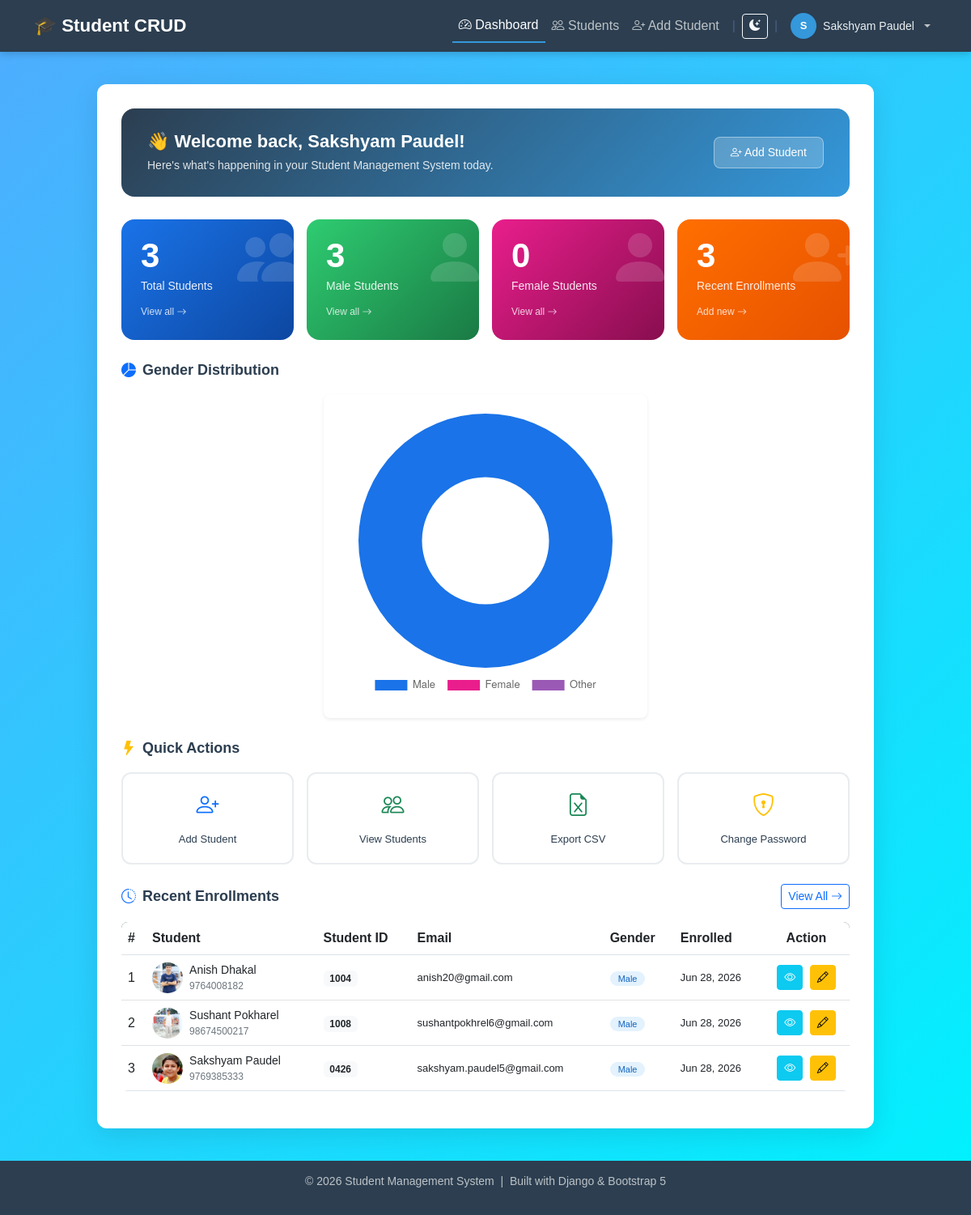
The page / (signed in) on the database its author committed.
### firstapp/models.py (models this page shows, shortened)
class Student(models.Model):
    name = models.CharField(max_length=100)
    student_id = models.CharField(max_length=20, unique=True)
    email = models.EmailField()
    phone = models.CharField(max_length=15, blank=True)
    address = models.TextField(blank=True)
    date_of_birth = models.DateField(null=True, blank=True)
    gender_choices = [
        ('M', 'Male'),
        ('F', 'Female'),
        ('O', 'Other'),
    ]
    gender = models.CharField(max_length=1, choices=gender_choices, blank=True)
    photo = models.ImageField(upload_to='student_photos/', blank=True, null=True)  # ← added
    enrolled_data = models.DateTimeField(auto_now_add=True)

### firstapp/views.py (the view)
# urls.py: path('', views.dashboard, name='dashboard'),
@login_required(login_url='login')
def dashboard(request):
    total_students = Student.objects.count()
    recent_students = Student.objects.order_by('-enrolled_data')[:5]
    male_count = Student.objects.filter(gender='M').count()
    female_count = Student.objects.filter(gender='F').count()
    other_count = Student.objects.filter(gender='O').count()
    context = {
        'total_students': total_students,
        'recent_students': recent_students,
        'male_count': male_count,
        'female_count': female_count,
        'other_count': other_count,
    }
    return render(request, 'firstapp/dashboard.html', context)

### templates/firstapp/dashboard.html (shortened to what this page needs)
{% extends 'firstapp/Base.html' %}
{% block content %}
<div class="welcome-banner">
    <div>
        <h3>👋 Welcome back, {{ request.user.username|title }}!</h3>
        <p>Here's what's happening in your Student Management System today.</p>
    </div>
    <a href="{% url 'student_add' %}" class="btn-light">
        <i class="bi bi-person-plus"></i> Add Student
    </a>
</div>
<div class="row g-3 mb-4">
    <div class="col-md-3 col-sm-6">
        <div class="stat-card card-blue">
            <i class="bi bi-people-fill icon-bg"></i>
            <div class="stat-number">{{ total_students }}</div>
            <div class="stat-label">Total Students</div>
            <a href="{% url 'student_list' %}" class="stat-link">
                View all <i class="bi bi-arrow-right"></i>
            </a>
        </div>
    </div>
    <div class="col-md-3 col-sm-6">
        <div class="stat-card card-green">
            <i class="bi bi-person-fill icon-bg"></i>
            <div class="stat-number">{{ male_count }}</div>
            <div class="stat-label">Male Students</div>
            <a href="{% url 'student_list' %}" class="stat-link">
                View all <i class="bi bi-arrow-right"></i>
            </a>
        </div>
    </div>
    <div class="col-md-3 col-sm-6">
        <div class="stat-card card-pink">
            <i class="bi bi-person-fill icon-bg"></i>
            <div class="stat-number">{{ female_count }}</div>
            <div class="stat-label">Female Students</div>
            <a href="{% url 'student_list' %}" class="stat-link">
                View all <i class="bi bi-arrow-right"></i>
            </a>
        </div>
    </div>
    <div class="col-md-3 col-sm-6">
        <div class="stat-card card-orange">
            <i class="bi bi-person-plus-fill icon-bg"></i>
            <div class="stat-number">{{ recent_students|length }}</div>
            <div class="stat-label">Recent Enrollments</div>
            <a href="{% url 'student_add' %}" class="stat-link">
                Add new <i class="bi bi-arrow-right"></i>
            </a>
        </div>
    </div>
</div>
<div class="section-title">
    <i class="bi bi-pie-chart-fill text-primary"></i> Gender Distribution
</div>
<div class="row g-3 mb-4 justify-content-center">
    <div class="col-md-6">
        <div class="p-4 bg-white rounded-3 shadow-sm" style="max-width: 400px; margin: 0 auto;">
            <canvas id="genderChart"></canvas>
        </div>
    </div>
</div>
<div class="section-title">
    <i class="bi bi-lightning-fill text-warning"></i> Quick Actions
</div>
<div class="row g-3 mb-4">
    <div class="col-md-3 col-6">
        <a href="{% url 'student_add' %}" class="quick-action">
            <i class="bi bi-person-plus text-primary"></i>
            <span>Add Student</span>
        </a>
    </div>
    <div class="col-md-3 col-6">
        <a href="{% url 'student_list' %}" class="quick-action">
            <i class="bi bi-people text-success"></i>
            <span>View Students</span>
        </a>
    </div>
    <div class="col-md-3 col-6">
        <a href="{% url 'export_csv' %}" class="quick-action">
            <i class="bi bi-file-earmark-excel text-success"></i>
            <span>Export CSV</span>
        </a>
    </div>
    <div class="col-md-3 col-6">
        <a href="{% url 'change_password' %}" class="quick-action">
            <i class="bi bi-shield-lock text-warning"></i>
            <span>Change Password</span>
        </a>
    </div>
</div>
<div class="d-flex justify-content-between align-items-center mb-3">
    <div class="section-title mb-0">
        <i class="bi bi-clock-history text-primary"></i> Recent Enrollments
    </div>
    <a href="{% url 'student_list' %}" class="btn btn-sm btn-outline-primary">
        View All <i class="bi bi-arrow-right"></i>
    </a>
</div>
{% if recent_students %}
<div class="table-responsive">
    <table class="table recent-table align-middle rounded-3 overflow-hidden">
        <thead>
            <tr>
                <th>#</th>
                <th>Student</th>
                <th>Student ID</th>
                <th>Email</th>
                <th>Gender</th>
                <th>Enrolled</th>
                <th class="text-center">Action</th>
            </tr>
        </thead>
        <tbody>
            {% for student in recent_students %}
            <tr>
                <td>{{ forloop.counter }}</td>
                <td>
                    <div class="d-flex align-items-center gap-2">
                        {% if student.photo %}
                            <img src="{{ student.photo.url }}"
                                 style="width:38px; height:38px; border-radius:50%; object-fit:cover;">
                        {% endif %}
                        <div>
                            <div style="font-weight:500; font-size:14px;">{{ student.name }}</div>
                            <div style="font-size:12px; color:#6c757d;">{{ student.phone|default:"No phone" }}</div>
                        </div>
                    </div>
                </td>
                <td><span class="badge bg-light text-dark">{{ student.student_id }}</span></td>
                <td style="font-size:13px;">{{ student.email }}</td>
                <td>
                    {% if student.gender == 'M' %}
                        <span class="gender-badge" style="background:#e3f2fd; color:#1565c0;">Male</span>
                    {% elif student.gender == 'F' %}
                        <span class="gender-badge" style="background:#fce4ec; color:#880e4f;">Female</span>
                    {% else %}
                        <span class="gender-badge" style="background:#f3e5f5; color:#4a148c;">Other</span>
                    {% endif %}
                </td>
                <td style="font-size:13px;">{{ student.enrolled_data|date:"M d, Y" }}</td>
                <td class="text-center">
                    <a href="{% url 'student_detail' student.id %}" class="btn btn-sm btn-info text-white me-1">
                        <i class="bi bi-eye"></i>
                    </a>
                    {% if request.user.is_staff %}
                    <a href="{% url 'student_edit' student.id %}" class="btn btn-sm btn-warning">
                        <i class="bi bi-pencil"></i>
                    </a>
                    {% endif %}
                </td>
            </tr>
            {% endfor %}
        </tbody>
    </table>
</div>
{% endif %}
{% endblock %}
{% block extra_js %}
<script>
    const ctx = document.getElementById('genderChart').getContext('2d');
    new Chart(ctx, {
        type: 'doughnut',
        data: {
            labels: ['Male', 'Female', 'Other'],
            datasets: [{
                data: [{{ male_count }}, {{ female_count }}, {{ other_count }}],
                backgroundColor: ['#1a73e8', '#e91e8c', '#9b59b6'],
                borderWidth: 0
            }]
        },
        options: {
            responsive: true,
            plugins: {
                legend: {
                    position: 'bottom',
                    labels: { padding: 15, font: { size: 13 } }
                }
            }
        }
    });
</script>
{% endblock %}

### templates/firstapp/Base.html (shortened to what this page needs)
<!DOCTYPE html>
<html lang="en" data-bs-theme="light">
<head>
    <link href="https://cdn.jsdelivr.net/npm/bootstrap@5.3.0/dist/css/bootstrap.min.css" rel="stylesheet">
    <link href="https://cdn.jsdelivr.net/npm/bootstrap-icons@1.10.5/font/bootstrap-icons.css" rel="stylesheet">
</head>
<body>
    <nav class="navbar navbar-expand-lg">
        <div class="container">
            <a class="navbar-brand" href="{% url 'dashboard' %}">
                🎓 Student CRUD
            </a>
            <div class="collapse navbar-collapse" id="navbarNav">
                <ul class="navbar-nav ms-auto align-items-center">
                    <li class="nav-item">
                        <a class="nav-link {% if request.resolver_match.url_name == 'dashboard' %}active{% endif %}"
                           href="{% url 'dashboard' %}">
                            <i class="bi bi-speedometer2"></i> Dashboard
                        </a>
                    </li>
                    <li class="nav-item">
                        <a class="nav-link {% if request.resolver_match.url_name == 'student_list' %}active{% endif %}"
                           href="{% url 'student_list' %}">
                            <i class="bi bi-people"></i> Students
                        </a>
                    </li>
                    {% if request.user.is_staff %}
                    <li class="nav-item">
                        <a class="nav-link {% if request.resolver_match.url_name == 'student_add' %}active{% endif %}"
                           href="{% url 'student_add' %}">
                            <i class="bi bi-person-plus"></i> Add Student
                        </a>
                    </li>
                    {% endif %}
                    <li class="nav-item">
                        <span style="color:#4a6080; margin: 0 8px;">|</span>
                    </li>
                    <li class="nav-item">
                        <button id="themeToggle" class="btn btn-sm btn-outline-light" type="button" title="Toggle dark mode">
                            <i class="bi bi-moon-stars-fill" id="themeIcon"></i>
                        </button>
                    </li>
                    <li class="nav-item">
                        <span style="color:#4a6080; margin: 0 8px;">|</span>
                    </li>
                    {% if request.user.is_authenticated %}
                    <li class="nav-item dropdown">
                        <a class="nav-link dropdown-toggle d-flex align-items-center gap-2"
                           href="#" role="button" data-bs-toggle="dropdown">
                            <div style="width:32px; height:32px; border-radius:50%; background:#3498db;
                                        display:flex; align-items:center; justify-content:center;
                                        font-size:13px; font-weight:600; color:#fff; flex-shrink:0;">
                                {{ request.user.username|first|upper }}
                            </div>
                            <span style="color:#ecf0f1; font-size:14px;">
                                {{ request.user.username }}
                            </span>
                        </a>
                    </li>
                    {% endif %}
                </ul>
            </div>
        </div>
    </nav>
    <div class="main-content">
        <div class="container-card">
            {% block content %}
            {% endblock %}
        </div>
    </div>
    <footer>
        <p>© 2026 Student Management System &nbsp;|&nbsp; Built with Django & Bootstrap 5</p>
    </footer>
    {% block extra_js %}{% endblock %}
</body>
</html>

### templates/firstapp/Base.html (style rules this page uses)
* { margin: 0; padding: 0; box-sizing: border-box; }
body { font-family: Arial, Helvetica, sans-serif; background: linear-gradient(135deg, #4facfe, #00f2fe); min-height: 100vh; }
.navbar { background-color: #2c3e50 !important; box-shadow: 0 2px 10px rgba(0,0,0,0.2); }
.navbar-brand { font-size: 1.4rem; font-weight: bold; color: #fff !important; }
.nav-link { color: #bdc3c7 !important; transition: color 0.2s; }
.nav-link.active { color: #fff !important; border-bottom: 2px solid #3498db; }
.main-content { padding: 40px 20px; min-height: calc(100vh - 120px); }
.container-card { background: #fff; border-radius: 12px; padding: 30px; box-shadow: 0 8px 32px rgba(0,0,0,0.1); max-width: 960px; margin: 0 auto; }
footer { background-color: #2c3e50; color: #bdc3c7; text-align: center; padding: 15px; font-size: 14px; }

### templates/firstapp/dashboard.html (style rules this page uses)
.stat-card { border-radius: 16px; padding: 24px; color: #fff; position: relative; overflow: hidden; transition: transform 0.2s, box-shadow 0.2s; }
.stat-card .icon-bg { position: absolute; right: -10px; top: -10px; font-size: 80px; opacity: 0.15; }
.stat-card .stat-number { font-size: 42px; font-weight: 700; line-height: 1; }
.stat-card .stat-label { font-size: 14px; opacity: 0.9; margin-top: 6px; }
.stat-card .stat-link { font-size: 12px; color: rgba(255,255,255,0.8); text-decoration: none; margin-top: 12px; display: inline-block; }
.card-blue { background: linear-gradient(135deg, #1a73e8, #0d47a1); }
.card-green { background: linear-gradient(135deg, #2ecc71, #1a7a44); }
.card-pink { background: linear-gradient(135deg, #e91e8c, #880e4f); }
.card-orange { background: linear-gradient(135deg, #ff6f00, #e65100); }
.section-title { font-size: 18px; font-weight: 600; color: #2c3e50; margin-bottom: 16px; display: flex; align-items: center; gap: 8px; }
.recent-table thead { background: linear-gradient(135deg, #2c3e50, #34495e); color: #fff; }
.recent-table tbody tr { transition: background 0.15s; }
.gender-badge { font-size: 11px; padding: 3px 10px; border-radius: 20px; font-weight: 500; }
.welcome-banner { background: linear-gradient(135deg, #2c3e50, #3498db); border-radius: 16px; padding: 28px 32px; color: #fff; margin-bottom: 28px; display: flex; justify-content: space-between; align-items: center; }
.welcome-banner h3 { font-size: 22px; font-weight: 700; margin: 0 0 6px; }
.welcome-banner p { margin: 0; opacity: 0.85; font-size: 14px; }
.welcome-banner .btn-light { background: rgba(255,255,255,0.2); border: 1px solid rgba(255,255,255,0.4); color: #fff; border-radius: 8px; padding: 8px 20px; font-size: 14px; text-decoration: none; transition: background 0.2s; }
.quick-action { border-radius: 12px; padding: 18px; text-align: center; text-decoration: none; display: block; border: 2px solid #e9ecef; transition: all 0.2s; color: #2c3e50; }
.quick-action i { font-size: 28px; display: block; margin-bottom: 8px; }
.quick-action span { font-size: 13px; font-weight: 500; }

### rows shown on the page
Student: photo (picture), name "Anish Dhakal", phone "9764008182", student_id "1004", email "anish20@gmail.com", gender "Male", enrolled_data "Jun 28, 2026"
Student: photo (picture), name "Sushant Pokharel", phone "98674500217", student_id "1008", email "sushantpokhrel6@gmail.com", gender "Male", enrolled_data "Jun 28, 2026"
Student: photo (picture), name "Sakshyam Paudel", phone "9769385333", student_id "0426", email "sakshyam.paudel5@gmail.com", gender "Male", enrolled_data "Jun 28, 2026"

### other values the page prints
{{ request.user.username|first|upper }} "S"
{{ request.user.username }} "Sakshyam Paudel"
{{ request.user.username|title }} "Sakshyam Paudel"
{{ total_students }} "3"
{{ male_count }} "3"
{{ female_count }} "0"
{{ recent_students|length }} "3"
chart data {{ female_count }} 0
chart data {{ other_count }} 0
